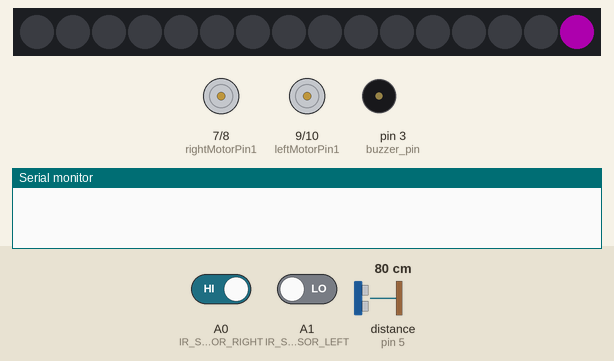
A sketch run on a simulated Arduino Uno, built with avr-gcc and run on an emulated ATmega328P. Parts: 16 RGB LEDs in strip order, left to right, motor-driver pin pairs drawn as motors (green arrow = first pin HIGH = forward, orange = second pin HIGH = backward, longer = more drive, scaled by the enable pin), buzzer (waves = sounding), the last lines printed to the serial monitor. Wiring (inferred from the names in the program): ultrasonic range finder: trigger pin 6; echo pin 5. Inputs (shaded band) come from the test bench; at power-on: A0 (IR_SENSOR_RIGHT) HIGH, A1 (IR_SENSOR_LEFT) LOW, distance to the obstacle (sensor on pin 5) 80 cm. The echo pulse lasts 58.3 µs per cm; dim RGB values are drawn brighter than linear.

Above: at 7.3 s.
9.6 s: A0 (IR_SENSOR_RIGHT) driven LOW
At 10.7 s:
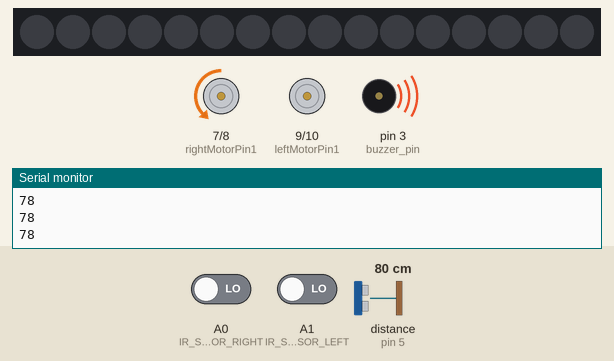
11.1 s: A1 (IR_SENSOR_LEFT) driven HIGH
At 11.8 s:
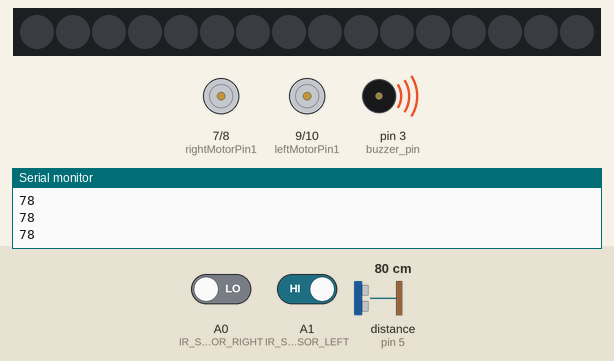
12.6 s: distance to the obstacle (sensor on pin 5) set to 16 cm
14.1 s: distance to the obstacle (sensor on pin 5) set to 12 cm
15.6 s: distance to the obstacle (sensor on pin 5) set to 18 cm
17.1 s: distance to the obstacle (sensor on pin 5) set to 2 cm
Timing chart, 0 to 19.6 s (numbered marks = the images above; inputs shaded):
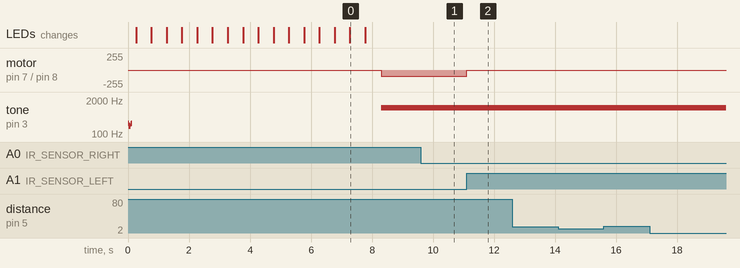

Measured:
- after the input at 11.1 s, motor on pin 7 (rightMotorPin1) / pin 8 (rightMotorPin2): backward 90/255 → stopped at once
- by itself, tone on pin 3 (buzzer_pin): plays 262 Hz for 0.02 s, 196 Hz for 0.03 s, 220 Hz for 0.02 s, 196 Hz for 0.02 s, 247 Hz for 0.02 s, 262 Hz for 0.02 s … (7 notes in this stretch)

The sketch:

pmp.ino
```cpp
#define IR_SENSOR_RIGHT A0
#define IR_SENSOR_LEFT A1
#define MOTOR_SPEED 90
#define buzzer_pin 3
//Right motor
int enableRightMotor=11;
int rightMotorPin1=7;
int rightMotorPin2=8;
const int trigPin = 6;
const int echoPin = 5;
long duration;
int distance;
//Left motor
int enableLeftMotor=12;
int leftMotorPin1=9;
int leftMotorPin2=10;
#include <Adafruit_NeoPixel.h>
#define neopixel_pin 2
#define num_pixels 16
Adafruit_NeoPixel strip = Adafruit_NeoPixel(num_pixels, neopixel_pin, NEO_GRB + NEO_KHZ800);
// buzzer
int melody[] = {262, 196, 196, 220, 196, 0, 247, 262}; //frecvente de note muzicale+9
int noteDurations[] = {4, 8, 8, 4, 4, 4, 4, 4 };
void setup()
{
 TCCR0B = TCCR0B & B11111000 | B00000010 ;
 // put your setup code here, to run once:
 pinMode(rightMotorPin1, OUTPUT);
 pinMode(enableRightMotor, OUTPUT);
 pinMode(enableLeftMotor, OUTPUT);
 pinMode(rightMotorPin2, OUTPUT);
 pinMode(buzzer_pin, OUTPUT);
 pinMode(leftMotorPin1, OUTPUT);
 pinMode(leftMotorPin2, OUTPUT);
 pinMode(IR_SENSOR_RIGHT, INPUT);
 pinMode(IR_SENSOR_LEFT, INPUT);
 pinMode(neopixel_pin, OUTPUT);
 pinMode(trigPin, OUTPUT); // Sets the trigPin as an Output
 pinMode(echoPin, INPUT); // Sets the echoPin as an Input
 strip.begin(); //initializarea benzii de LED-uri RGB
 strip.setBrightness(50); //setarea luminozitatii pentru banda de LED-uri (maxim 255)
 strip.show(); //afisarea benzii de LED-uri
 functie_pornire();
 rotateMotor(0,0);
   Serial.begin(9600);
}

void loop()
{
 int rightIRSensorValue = digitalRead(IR_SENSOR_RIGHT);
 int leftIRSensorValue = digitalRead(IR_SENSOR_LEFT);
 digitalWrite(trigPin, LOW);
 delayMicroseconds(2);
 digitalWrite(trigPin, HIGH);
 delayMicroseconds(10);
 digitalWrite(trigPin, LOW);
 duration = pulseIn(echoPin, HIGH);
 distance = duration * 0.034 / 2;
 if (distance <= 12)
 {
   rotateMotor(0, 0); // Stop the motors
   delay(500);
   // Add any other actions you want to perform when an object is detected.
 }
 else
 {
 //If none of the sensors detects black line, then go straight
 if (rightIRSensorValue == LOW && leftIRSensorValue == LOW)
 {
   rotateMotor(- MOTOR_SPEED, -MOTOR_SPEED);
   tone(buzzer_pin, 1000);
   delay(50);
 }
 else if(rightIRSensorValue == LOW && leftIRSensorValue == HIGH )
 {
   rotateMotor(0, -MOTOR_SPEED);
   tone(buzzer_pin, 1000);
   delay(50);
 }
 else if(rightIRSensorValue == HIGH && leftIRSensorValue == LOW )
 {
   rotateMotor(- MOTOR_SPEED,0);
   tone(buzzer_pin, 1000);
   delay(50);
 }
 else
 {
   rotateMotor(0, 0);
    noTone(buzzer_pin);
 }
 }
 Serial.println(distance);
}
void functie_pornire() {
 functie_melodie(); // Redă melodia când pornește
 for (int i = 0; i < strip.numPixels(); i++) {
   strip.setPixelColor(i, strip.Color(255, 0, 255));
   strip.show();
   delay(50);
 }
 delay(200);
 for (int i = 0; i < strip.numPixels(); i++) {
   strip.setPixelColor(i, strip.Color(0, 0, 0));
   strip.show();
   delay(4000);
 }
 // Așteaptă ca ultimul LED să se stingă înainte de a continua
 while(strip.getPixelColor(strip.numPixels() - 1) != 0) {
   delay(10);
 }
 delay(200);
}
void functie_melodie() {
 // Modifică duratele notelor pentru a face melodia să dureze mai mult
 int noteDurations[] = {16, 16, 16, 16, 16, 16, 16, 16 };
 for (int thisNote = 0; thisNote < 8; thisNote++) {
   int noteDuration = 1000 / noteDurations[thisNote];
   tone(buzzer_pin, melody[thisNote], noteDuration);
   int pauseBetweenNotes = noteDuration * 2.00;
   delay(pauseBetweenNotes);
   noTone(buzzer_pin);
 }
}
void rotateMotor(int rightMotorSpeed, int leftMotorSpeed)
{
 if (rightMotorSpeed < 0)
 {
   digitalWrite(rightMotorPin1,LOW);
   digitalWrite(rightMotorPin2,HIGH);
 }
 else if (rightMotorSpeed > 0)
 {
   digitalWrite(rightMotorPin1,HIGH);
   digitalWrite(rightMotorPin2,LOW);
 }
 else
 {
   digitalWrite(rightMotorPin1,LOW);
   digitalWrite(rightMotorPin2,LOW);
 }
 if (leftMotorSpeed < 0)
 {
   digitalWrite(leftMotorPin1,LOW);
   digitalWrite(leftMotorPin2,HIGH);
 }
 else if (leftMotorSpeed > 0)
 {
   digitalWrite(leftMotorPin1,HIGH);
   digitalWrite(leftMotorPin2,LOW);
 }
 else
 {
   digitalWrite(leftMotorPin1,LOW);
   digitalWrite(leftMotorPin2,LOW);
 }
  analogWrite(enableRightMotor, abs(rightMotorSpeed));
 analogWrite(enableLeftMotor, abs(leftMotorSpeed));
}
```
